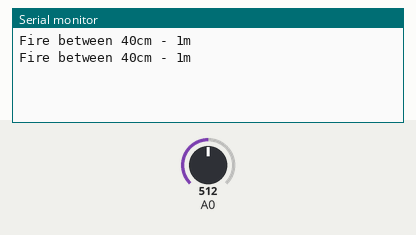
The sketch below on a simulated Arduino Uno, built with avr-gcc and run on an emulated ATmega328P. Shown: the last lines printed to the serial monitor. The test bench sets the inputs (shaded band); at power-on: A0 = 512.

Above: at 1.8 s.
1.9 s: A0 set to 674
At 2.5 s:
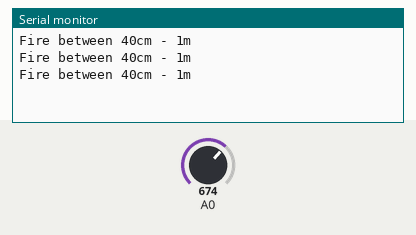
3.4 s: A0 set to 694
At 4.8 s:
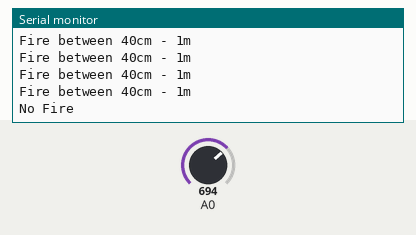

Measured:
- the behaviour switches between 682 and 683 on A0 (found by bisection; images 1 and 2)
- after the input at 3.4 s, the serial monitor: prints a new line after 0.60 s (image 2)

The sketch:

sketch_oct22b.ino
```cpp
const int sensorMin = 0;     // sensor minimum
const int sensorMax = 1024;  // sensor maximum

void setup() {
  Serial.begin(9600);
}
void loop() {
  int flameSensor = analogRead(A0);
  int range = map(flameSensor, sensorMin, sensorMax, 0, 3);

  // range value:
  switch (range) {
  case 0:
    Serial.println("Fire within 40cm");
    break;
  case 1:    // A fire between 1-3 feet away.
    Serial.println("Fire between 40cm - 1m");
    break;
  case 2:    // No fire detected.
    Serial.println("No Fire");
    break;
  }
  delay(1000);  // 1 second be
}
```
